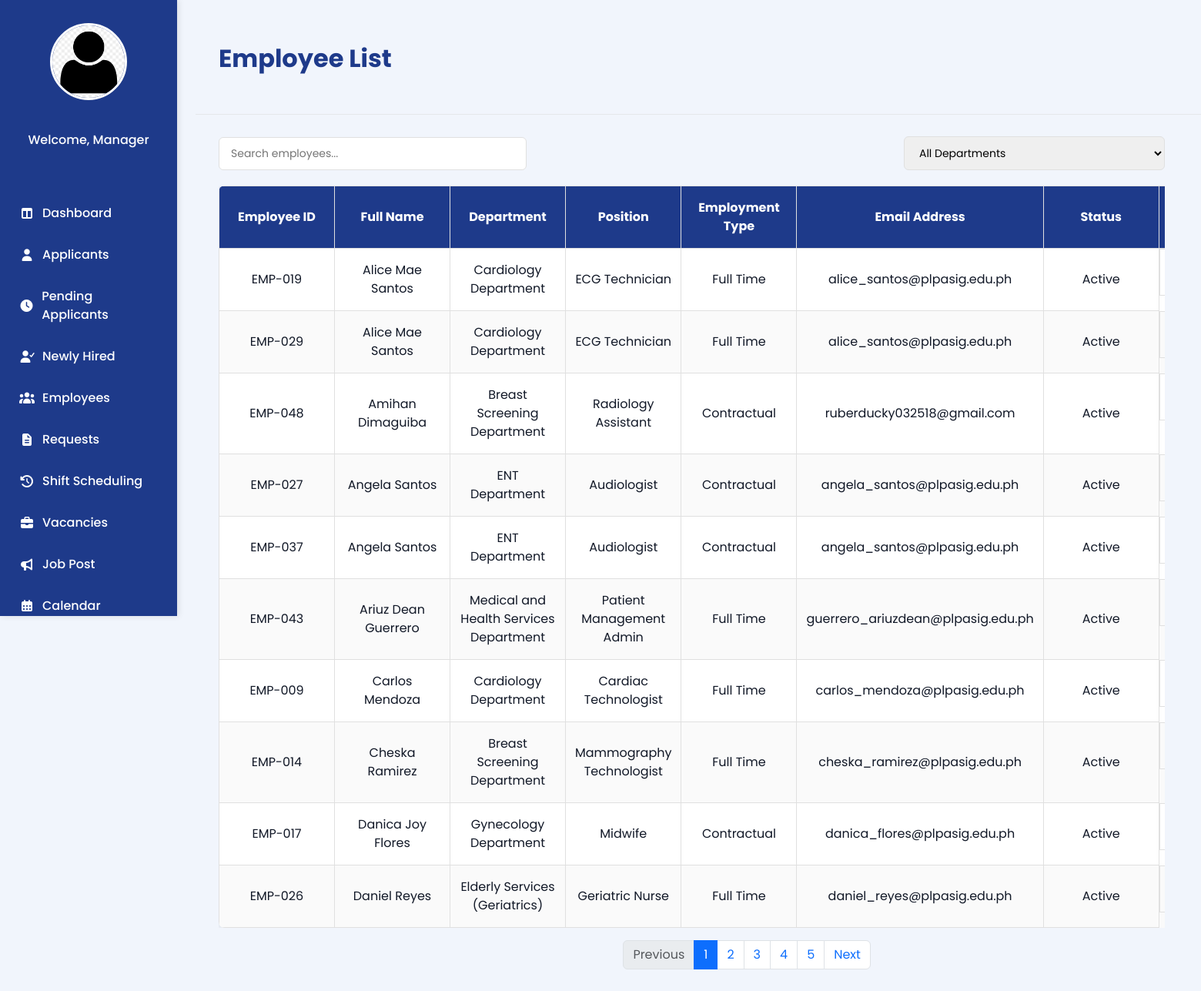
Before: /Manager_Employees.php with the older database file.
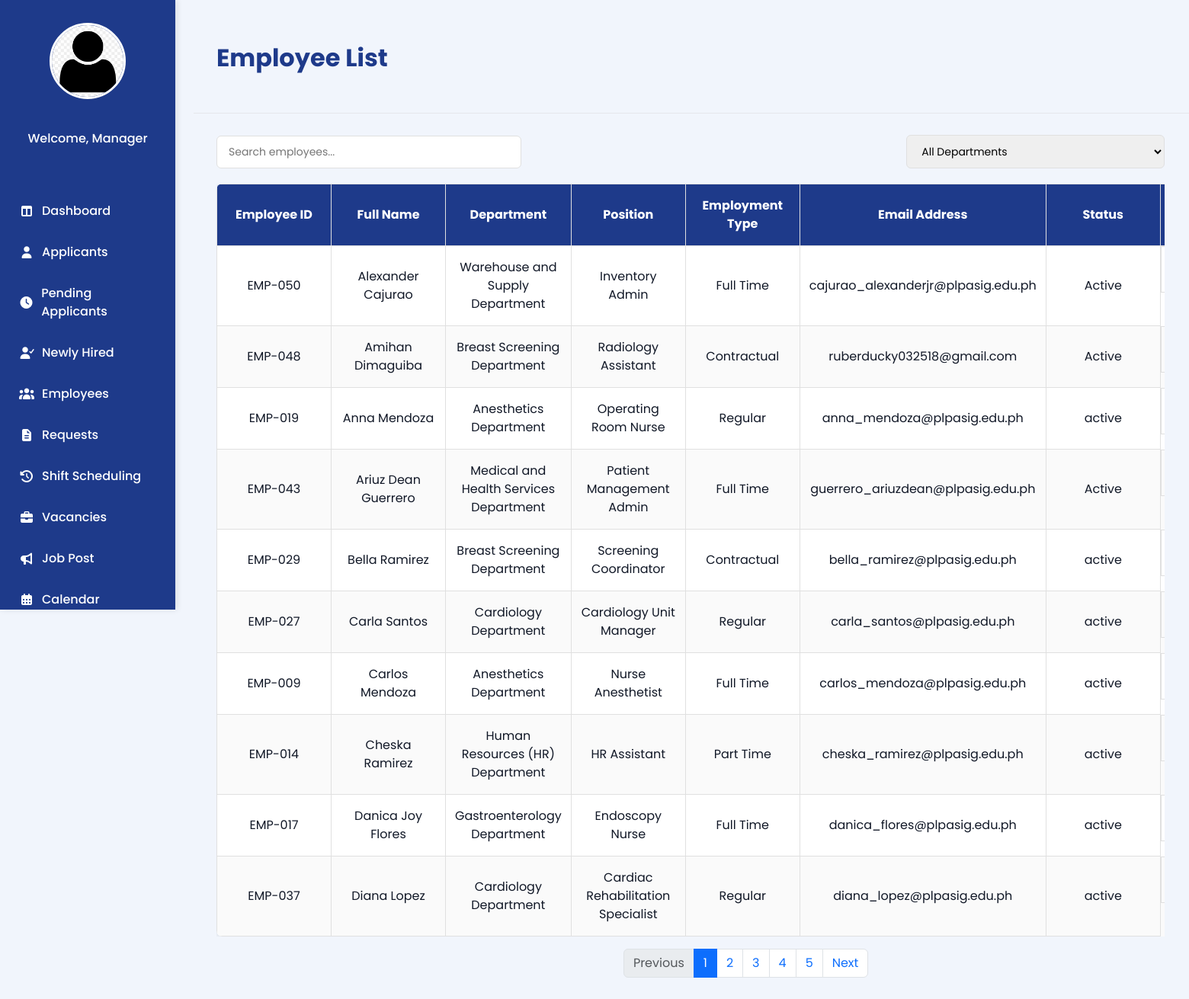
After: the same page with the newer database file.
### tables this page shows
CREATE TABLE `employee` (
  `empID` varchar(100) NOT NULL,
  `fullname` varchar(50) NOT NULL,
  `department` varchar(50) NOT NULL,
  `position` varchar(50) NOT NULL,
  `type_name` varchar(50) NOT NULL,
  `shift_type` enum('Fixed','Rotational') DEFAULT 'Rotational',
  `default_shift_id` int(11) DEFAULT NULL,
  `work_hours_per_week` int(11) DEFAULT 40,
  `assigned_by` varchar(100) DEFAULT NULL,
  `email_address` varchar(100) NOT NULL,
  `home_address` varchar(255) NOT NULL,
  `contact_number` varchar(20) NOT NULL,
  `date_of_birth` date DEFAULT NULL,
  `gender` enum('Male','Female') DEFAULT NULL,
  `emergency_contact` varchar(20) DEFAULT NULL,
  `TIN_number` varchar(20) DEFAULT NULL,
  `phil_health_number` varchar(20) DEFAULT NULL,
  `SSS_number` varchar(20) DEFAULT NULL,
  `pagibig_number` varchar(20) DEFAULT NULL,
  `profile_pic` varchar(255) DEFAULT NULL,
  `hired_at` date DEFAULT NULL
);

CREATE TABLE `user` (
  `applicant_employee_id` varchar(100) DEFAULT NULL,
  `email` varchar(100) NOT NULL,
  `password` varchar(255) NOT NULL,
  `role` varchar(50) NOT NULL,
  `fullname` varchar(150) NOT NULL,
  `status` varchar(20) NOT NULL,
  `created_at` datetime NOT NULL,
  `profile_pic` varchar(255) DEFAULT NULL,
  `reset_token` varchar(255) NOT NULL,
  `token_expiry` varchar(255) NOT NULL,
  `sub_role` varchar(50) DEFAULT NULL
);

### Manager_Employees.php (the view, shortened to what this page needs)
<?php
require 'admin/db.connect.php';
$managername = $_SESSION['fullname'] ?? "Manager";
$employeeID = $_SESSION['applicant_employee_id'] ?? null;
if ($employeeID) {
  $stmt = $conn->prepare("SELECT profile_pic FROM employee WHERE empID = ?");
  $stmt->bind_param("s", $employeeID);
  $stmt->execute();
  $result = $stmt->get_result();
  if ($result->num_rows > 0) {
    $row = $result->fetch_assoc();
    $profile_picture = !empty($row['profile_pic'])
      ? "uploads/employees/" . $row['profile_pic']
      : "uploads/employees/default.png";
  } else {
    $profile_picture = "uploads/employees/default.png";
  }
} else {
  $profile_picture = "uploads/employees/default.png";
}
$menus = [
    "HR Director" => [
        "Dashboard" => "Manager_Dashboard.php",
        "Applicants" => "Manager_Applicants.php",
        "Pending Applicants" => "Manager_PendingApplicants.php",
        "Newly Hired" => "Newly-Hired.php",
        "Employees" => "Manager_Employees.php",
        "Requests" => "Manager_Request.php",
        "Shift Scheduling"  => "Manager_Scheduling.php",
        "Vacancies" => "Manager_Vacancies.php",
        "Job Post" => "Manager-JobPosting.php",
        "Calendar" => "Manager_Calendar.php",
        "Approvals" => "Manager_Approvals.php",
        "Reports" => "Manager_Reports.php",
        "Settings" => "Manager_LeaveSettings.php",
        "Logout" => "Login.php"
    ],
    "HR Manager" => [
        "Dashboard" => "Manager_Dashboard.php",
        "Applicants" => "Manager_Applicants.php",
        "Pending Applicants" => "Manager_PendingApplicants.php",
        "Newly Hired" => "Newly-Hired.php",
        "Employees" => "Manager_Employees.php",
        "Requests" => "Manager_Request.php",
        "Shift Scheduling"  => "Manager_Scheduling.php",
        "Vacancies" => "Manager_Vacancies.php",
        "Job Post" => "Manager-JobPosting.php",
        "Calendar" => "Manager_Calendar.php",
        "Approvals" => "Manager_Approvals.php",
        "Reports" => "Manager_Reports.php",
        "Settings" => "Manager_LeaveSettings.php",
        "Logout" => "Login.php"
    ],
    "Recruitment Manager" => [
        "Dashboard" => "Manager_Dashboard.php",
        "Applicants" => "Manager_Applicants.php",
        "Pending Applicants" => "Manager_PendingApplicants.php",
        "Newly Hired" => "Newly-Hired.php",
        "Vacancies" => "Manager_Vacancies.php",
        "Logout" => "Login.php"
    ],
    "HR Officer" => [
        "Dashboard" => "Manager_Dashboard.php",
        "Applicants" => "Manager_Applicants.php",
        "Pending Applicants" => "Manager_PendingApplicants.php",
        "Newly Hired" => "Newly-Hired.php",
        "Employees" => "Manager_Employees.php",
        "Logout" => "Login.php"
    ],
];
$role = $_SESSION['sub_role'] ?? "HR Manager";
$icons = [
    "Dashboard" => "fa-table-columns",
    "Applicants" => "fa-user",
    "Pending Applicants" => "fa-clock",
    "Newly Hired" => "fa-user-check",
    "Employees" => "fa-users",
    "Requests" => "fa-file-lines",
    "Shift Scheduling" => "fa-clock-rotate-left",
    "Vacancies" => "fa-briefcase",
    "Job Post" => "fa-bullhorn",
    "Calendar" => "fa-calendar-days",
    "Approvals" => "fa-square-check",
    "Reports" => "fa-chart-column",
    "Settings" => "fa-gear",
    "Logout" => "fa-right-from-bracket"
];
$limit = 10;
$page = isset($_GET['page']) ? max(1, (int) $_GET['page']) : 1;
$start = ($page - 1) * $limit;
$countRes = $conn->query("SELECT COUNT(*) AS count FROM employee");
$countRow = $countRes ? $countRes->fetch_assoc() : ['count' => 0];
$totalEmployees = (int) ($countRow['count'] ?? 0);
$pages = max(1, (int) ceil($totalEmployees / $limit));
$employee = [];
$stmt = $conn->prepare("SELECT e.empID, e.fullname, e.department, e.position, e.type_name, e.email_address, u.status FROM employee e LEFT JOIN user u ON u.applicant_employee_id = e.empID ORDER BY e.fullname ASC LIMIT ?, ?");
$stmt->bind_param("ii", $start, $limit);
$stmt->execute();
$result = $stmt->get_result();
while ($row = $result->fetch_assoc()) {
  $employee[] = $row;
}
?>
<!DOCTYPE html>
<html lang="en">
<head>
  <link rel="stylesheet" href="manager-sidebar.css">
  <link href="https://cdn.jsdelivr.net/npm/bootstrap@5.3.3/dist/css/bootstrap.min.css" rel="stylesheet">
  <link rel="stylesheet" href="https://cdnjs.cloudflare.com/ajax/libs/font-awesome/7.0.1/css/all.min.css"
 />
</head>
<body>
  <div class="sidebar">
    <div class="sidebar-logo">
      <a href="Manager_Profile.php" class="profile">
        <img src="<?php echo htmlspecialchars($profile_picture); ?>" alt="Profile" class="sidebar-profile-img">
      </a>
    </div>
    <div class="sidebar-name">
      <p><?php echo "Welcome, $managername"; ?></p>
    </div>
    <ul class="nav">
      <?php foreach ($menus[$role] as $label => $link): ?>
        <li><a href="<?php echo $link; ?>"><i
              class="fa-solid <?php echo $icons[$label] ?? 'fa-circle'; ?>"></i><?php echo $label; ?></a></li>
      <?php endforeach; ?>
    </ul>
  </div>
  <div class="main-content">
    <div class="main-content-header">
      <h1>Employee List</h1>
    </div>
    <div class="table-container">
      <div class="controls-bar">
        <div class="search-box">
          <input type="text" id="searchInput" placeholder="Search employees..." onkeyup="filterTable()">
        </div>
        <div class="filter-box">
          <select id="deptFilter" class="filter-select">
            <option value="">All Departments</option>
          </select>
        </div>
      </div>
      <div class="table-responsive">
        <table>
          <thead>
            <tr>
              <th>Employee ID</th>
              <th>Full Name</th>
              <th>Department</th>
              <th>Position</th>
              <th>Employment Type</th>
              <th>Email Address</th>
              <th>Status</th>
              <th>Action</th>
            </tr>
          </thead>
          <tbody id="employeeTable">
            <?php foreach ($employee as $emp): ?>
              <tr>
                <td><?php echo htmlspecialchars($emp['empID']); ?></td>
                <td><?php echo htmlspecialchars($emp['fullname']); ?></td>
                <td><?php echo htmlspecialchars($emp['department']); ?></td>
                <td><?php echo htmlspecialchars($emp['position']); ?></td>
                <td><?php echo htmlspecialchars($emp['type_name']); ?></td>
                <td><?php echo htmlspecialchars($emp['email_address']); ?></td>
                <td class="status-cell"><?php echo htmlspecialchars($emp['status'] ?? 'Active'); ?></td>
                <td class="action-icons">
                </td>
              </tr>
            <?php endforeach; ?>
          </tbody>
        </table>
      </div>
    </div>
    <nav aria-label="Employee pagination" class="mt-3">
      <ul class="pagination justify-content-center">
        <li class="page-item <?php echo $page <= 1 ? 'disabled' : ''; ?>">
          <a class="page-link" href="?page=<?php echo max(1, $page - 1); ?>" tabindex="-1">Previous</a>
        </li>
        <?php for ($p = 1; $p <= $pages; $p++): ?>
          <li class="page-item <?php echo $p === $page ? 'active' : ''; ?>">
            <a class="page-link" href="?page=<?php echo $p; ?>"><?php echo $p; ?></a>
          </li>
        <?php endfor; ?>
        <li class="page-item <?php echo $page >= $pages ? 'disabled' : ''; ?>">
          <a class="page-link" href="?page=<?php echo min($pages, $page + 1); ?>">Next</a>
        </li>
      </ul>
    </nav>
  </div>
</body>
</html>

### manager-sidebar.css (style rules this page uses)
* { margin: 0; padding: 0; box-sizing: border-box; }
body { font-family: "Poppins", "Roboto", sans-serif; }
.sidebar { width: 230px; background-color: #1E3A8A; height: 100vh; display: flex; flex-direction: column; align-items: center; padding-top: 30px; position: fixed; left: 0; top: 0; box-shadow: 2px 0 8px rgba(0, 0, 0, 0.1); overflow-y: auto; scrollbar-width: thin; scrollbar-color: #e5edfb transparent; }
.nav { margin-top: 40px; list-style: none; width: 100%; padding: 0; }
.nav li { width: 100%; }
.nav li a { color: #ffffff; text-decoration: none; display: flex; align-items: center; gap: 10px; padding: 15px 25px; font-weight: 500; transition: all 0.3s ease; width: 100%; box-sizing: border-box; }
.nav i { width: 20px; text-align: center; }
.sidebar-logo { display: flex; flex-direction: column; align-items: center; gap: 10px; margin-bottom: 20px; }
.sidebar-logo img { width: 100px; height: 100px; border-radius: 50%; border: 3px solid white; cursor: pointer; transition: transform 0.3s ease; }
.sidebar-name p { color: white; text-align: center; font-weight: 500; }
:root { --primary:#1E3A8A; --primary-600:#2563EB; --bg:#F5F8FF; --text:#111827; --muted:#4b5563; --radius:12px; --shadow:0 10px 25px rgba(15,23,42,.08); --space-1:4px; --space-2:8px; --space-3:12px; --space-4:16px; --space-5:24px; --space-6:32px; --space-7:40px; }
.main-content { margin-left:230px !important; padding: var(--space-6) var(--space-5) !important; min-height:100vh; display:block; }
.main-content-header { display:flex; justify-content:space-between; align-items:center; margin-bottom: var(--space-4); padding-bottom: var(--space-3); border-bottom:1px solid #e5e7eb; }
.main-content-header h1 { color: var(--primary); font-weight:700; margin:0; display:flex; align-items:center; gap:10px; }
.table-container { margin-top: var(--space-3); }

### Manager_Employees.php (style rules this page uses)
body { font-family: 'Poppins', 'Roboto', sans-serif; margin: 0; display: flex; background-color: #f1f5fc; color: #111827; }
.sidebar-profile-img { width: 130px; height: 130px; border-radius: 50%; object-fit: cover; margin-bottom: 20px; transition: transform 0.3s ease; }
.main-content { padding: 40px 30px; margin-left: 220px; display: flex; flex-direction: column; }
.main-content-header h1 { padding: 25px 30px; margin: 0; font-size: 2rem; margin-bottom: 16px; color: #1E3A8A; display: flex; align-items: center; gap: 10px; }
.controls-bar { display: flex; justify-content: space-between; align-items: center; margin-bottom: 20px; gap: 20px; flex-wrap: wrap; }
.search-box { flex: 1; min-width: 250px; max-width: 400px; }
.search-box input { width: 100%; padding: 10px 15px; border: 1px solid #e0e0e0; border-radius: 6px; font-size: 14px; font-family: 'Poppins', 'Roboto', sans-serif; transition: border-color 0.3s; }
.table-container { width: 90%; padding: 0 30px; margin-top: 12px; box-sizing: border-box; }
.table-responsive { width: 100%; overflow-x: auto; }
.table-responsive table { width: 100%; border-collapse: collapse; }
table { border-collapse: collapse; width: 100%; background-color: #ffffff; box-shadow: 0 2px 8px rgba(0, 0, 0, 0.1); border-radius: 8px; overflow: hidden; }
th, td { min-width: 150px; padding: 16px 20px; text-align: center; border: 1px solid #e0e0e0; padding: 16px 12px; text-align: center; }
thead { background-color: #1E3A8A; font-weight: 600; color: #ffffff; }
tbody tr:nth-child(even) { background-color: #fafafa; }
.action-icons { display: flex; justify-content: center; gap: 15px; }
.filter-box select { padding: 10px 15px; border: 1px solid #e0e0e0; border-radius: 6px; font-size: 14px; font-family: 'Poppins', 'Roboto', sans-serif; cursor: pointer; }

Changed rows visible on the page:
no longer on this page (row edited): employee: empID "EMP-026", fullname "Daniel Reyes", department "Elderly Services (Geriatrics)", position "Geriatric Nurse", type_name "Full Time", email_address "daniel_reyes@plpasig.edu.ph", status "Active"
added employee: empID "EMP-050", fullname "Alexander Cajurao", department "Warehouse and Supply Department", position "Inventory Admin", type_name "Full Time", email_address "cajurao_alexanderjr@plpasig.edu.ph", user.status "Active"
changed employee "EMP-048": moves up the list
changed employee "EMP-019": fullname "Alice Mae Santos" → "Anna Mendoza"; department "Cardiology Department" → "Anesthetics Department"; position "ECG Technician" → "Operating Room Nurse"; type_name "Full Time" → "Regular"; email_address "alice_santos@plpasig.edu.ph" → "anna_mendoza@plpasig.edu.ph"; user.status "Active" → "active"
changed employee "EMP-043": moves up the list
changed employee "EMP-029": fullname "Alice Mae Santos" → "Bella Ramirez"; department "Cardiology Department" → "Breast Screening Department"; position "ECG Technician" → "Screening Coordinator"; type_name "Full Time" → "Contractual"; email_address "alice_santos@plpasig.edu.ph" → "bella_ramirez@plpasig.edu.ph"; user.status "Active" → "active"
changed employee "EMP-027": fullname "Angela Santos" → "Carla Santos"; department "ENT Department" → "Cardiology Department"; position "Audiologist" → "Cardiology Unit Manager"; type_name "Contractual" → "Regular"; email_address "angela_santos@plpasig.edu.ph" → "carla_santos@plpasig.edu.ph"; user.status "Active" → "active"
changed employee "EMP-009": department "Cardiology Department" → "Anesthetics Department"; position "Cardiac Technologist" → "Nurse Anesthetist"; user.status "Active" → "active"
changed employee "EMP-014": department "Breast Screening Department" → "Human Resources (HR) Department"; position "Mammography Technologist" → "HR Assistant"; type_name "Full Time" → "Part Time"; user.status "Active" → "active"
changed employee "EMP-017": department "Gynecology Department" → "Gastroenterology Department"; position "Midwife" → "Endoscopy Nurse"; type_name "Contractual" → "Full Time"; user.status "Active" → "active"
changed employee "EMP-037": fullname "Angela Santos" → "Diana Lopez"; department "ENT Department" → "Cardiology Department"; position "Audiologist" → "Cardiac Rehabilitation Specialist"; type_name "Contractual" → "Regular"; email_address "angela_santos@plpasig.edu.ph" → "diana_lopez@plpasig.edu.ph"; user.status "Active" → "active"; moves down the list
